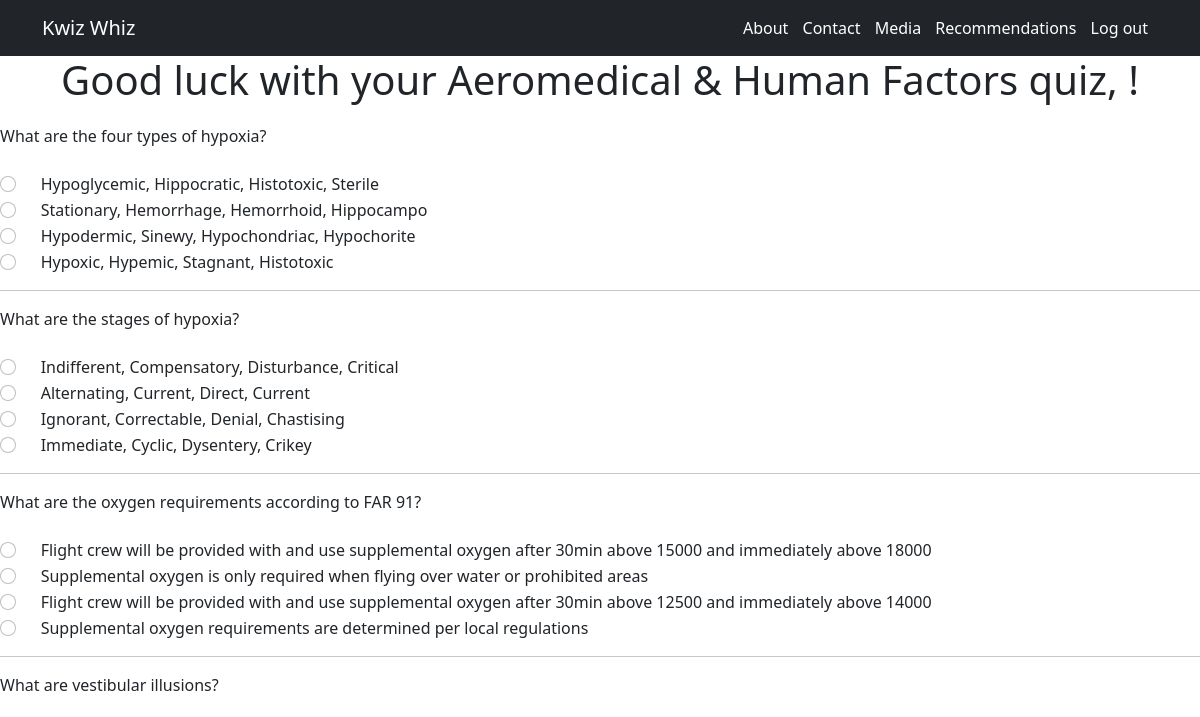
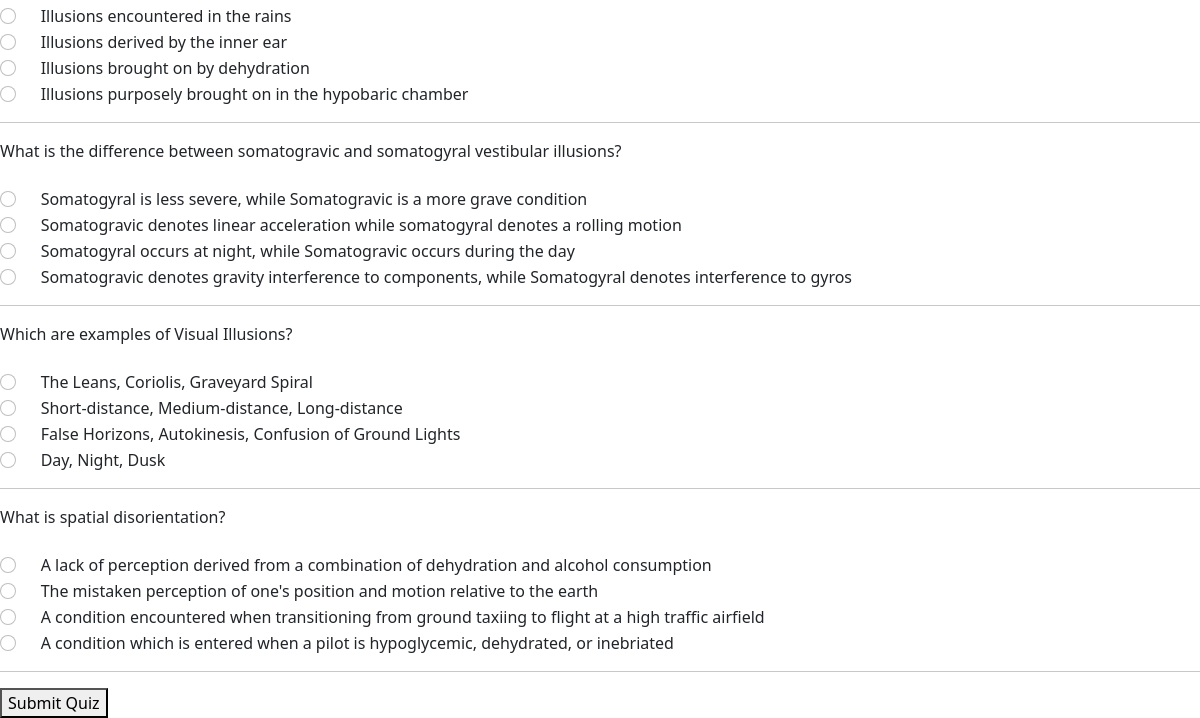
The app's page /takequiz/4, older data (2 pictures, top to bottom).
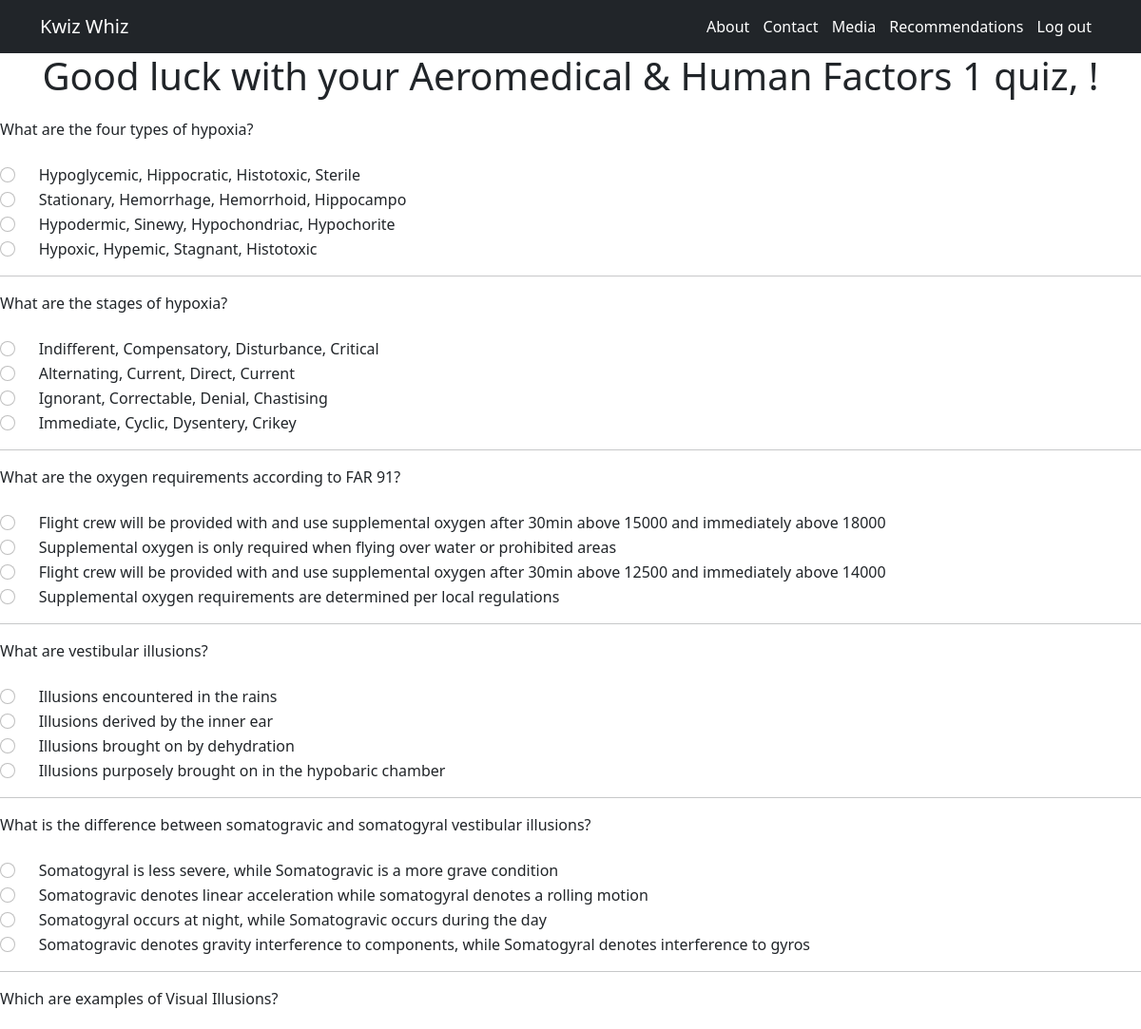
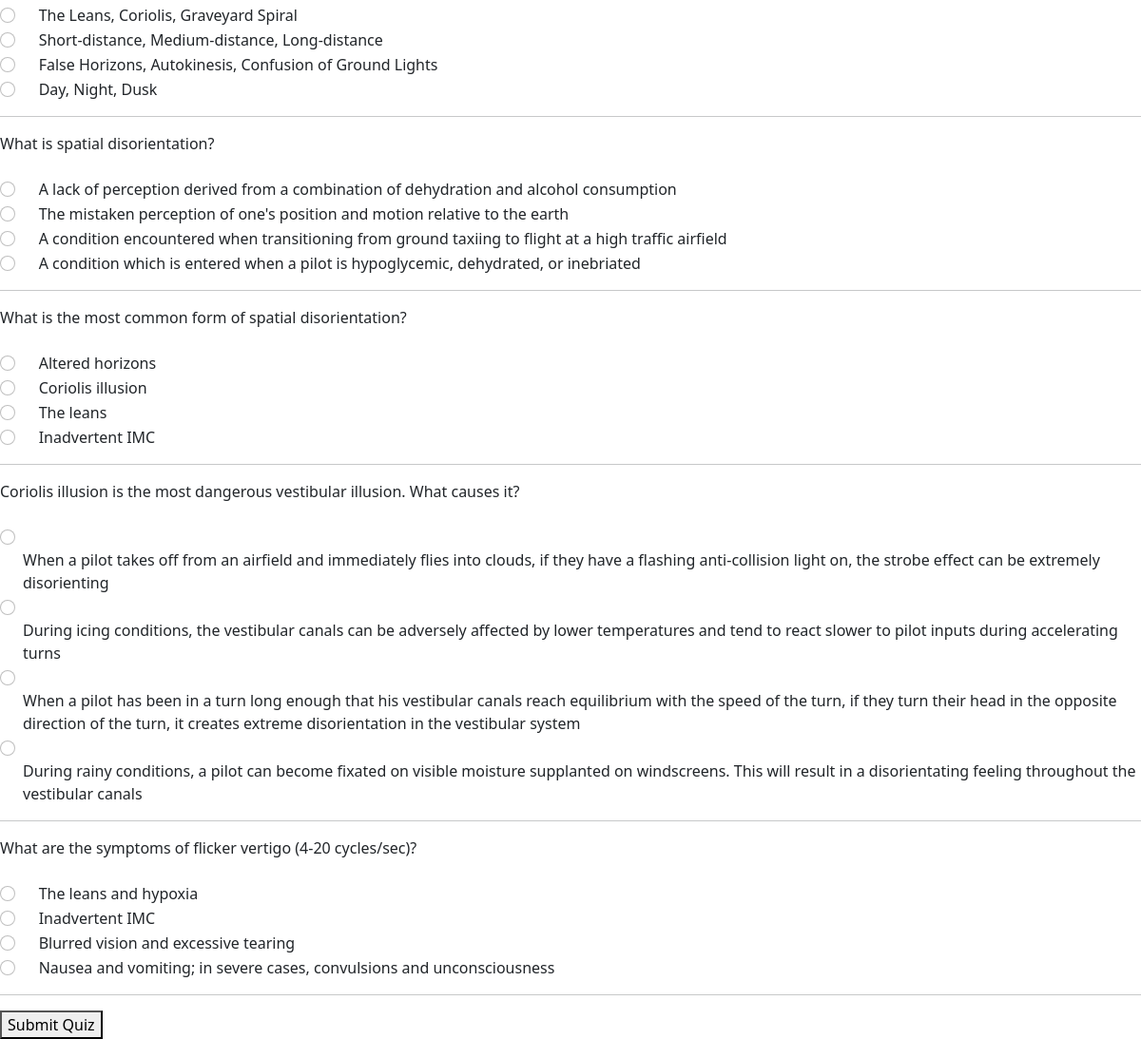
The same page, newer data (2 pictures, top to bottom).
### kwizwhiz_app/models.py (models this page shows, shortened)
class Quiz(models.Model):
    class Meta:
        verbose_name_plural = "Quizzes"
        ordering = ['id']
    topic = models.ForeignKey(Topic, related_name='quizzes', on_delete=models.DO_NOTHING)
    title = models.CharField(max_length=100, default='New Quiz')
    created_at = models.DateTimeField(auto_now_add=True)
    updated_at = models.DateTimeField(auto_now=True)

class Question(models.Model):
    class Meta:
        ordering = ['quiz']
    quiz = models.ForeignKey(Quiz, related_name='questions', on_delete=models.CASCADE)
    title = models.CharField(max_length=255)

class Answer(models.Model):
    question = models.ForeignKey(Question, related_name='answers', on_delete=models.CASCADE)
    answer_text = models.CharField(max_length=255)
    is_right = models.BooleanField(default=False)

### kwizwhiz_app/views.py (the view)
# urls.py: path('takequiz/<int:quiz_id>', views.takequiz),
def takequiz(request, quiz_id):
    quiz = Quiz.objects.get(id = quiz_id)
    questions = Question.objects.all()
    answers = Answer.objects.all()
    context = {
        "answers": answers,
        "questions": questions,
        "quiz": quiz
    }
    return render(request, "takequiz.html", context)

### kwizwhiz_app/templates/takequiz.html (shortened to what this page needs)
<!DOCTYPE html>
<html lang="en">
<head>
    <link href="https://cdn.jsdelivr.net/npm/bootstrap@5.0.2/dist/css/bootstrap.min.css" rel="stylesheet">
    {% load static %}
    <link rel="stylesheet" href="{% static 'css/index.css' %}">
</head>
<body>
    <nav class="navbar navbar-expand-lg navbar-dark bg-dark">
        <div class="container">
        <a class="navbar-brand" href="/">Kwiz Whiz</a>
            <span class="navbar-text">
                <span class="navbar-text">
                    <a href="/about">About</a>
                    <a href="/contact">Contact</a>
                    <a href="/media">Media</a>
                    <a href="/recommend">Recommendations</a>
                    <a href="/logout">Log out</a>
                </span>
            </span>
        </div>
    </nav>
    <h1>Good luck with your {{quiz.title}} quiz, {{request.session.name}}!</h1>
    <div>
        <div>
            <form method="POST" action="/processquiz/{{quiz.id}}">
            {% for question in quiz.questions.all %}
            <div><label for="question">{{question.title}}</label></div>
            <br>
                {% for answer in question.answers.all %}
                <div class="form-check">
                  <input class="form-check-input" type="radio" id="html" name="answer-{{question.id}}" value="{{answer.answer_text}}">
                   <label class="form-check-label" for="html">{{answer.answer_text}}</label>
                </div>
                {% endfor %}
            <hr>
            {% endfor %}
            <button type="submit">Submit Quiz</button>
            </form>
        </div>
    </div>
</body>
</html>

### kwizwhiz_app/static/css/index.css (style rules this page uses)
span a { padding-right: 10px; text-decoration: none; }
h5, h3, h1 { text-align: center; height: 60px; }

Row changes from the older to the newer data that the page shows:
changed Quiz: title "Aeromedical & Human Factors" → "Aeromedical & Human Factors 1"
added Question: title "What is the most common form of spatial disorientation?"
added Answer: answer_text "Altered horizons", shown under "What is the most common form of spatial disorientation?"
added Answer: answer_text "Coriolis illusion", shown under "What is the most common form of spatial disorientation?"
added Answer: answer_text "The leans", shown under "What is the most common form of spatial disorientation?"
added Answer: answer_text "Inadvertent IMC", shown under "What is the most common form of spatial disorientation?"
added Question: title "Coriolis illusion is the most dangerous vestibular illusion. What causes it?"
added Answer: answer_text "When a pilot takes off from an airfield and immediately flies into clouds, if they have a flashing anti-collision light on, the strobe effect can be extremely disorienting", shown under "Coriolis illusion is the most dangerous vestibular illusion. What causes it?"
added Answer: answer_text "During icing conditions, the vestibular canals can be adversely affected by lower temperatures and tend to react slower to pilot inputs during accelerating turns", shown under "Coriolis illusion is the most dangerous vestibular illusion. What causes it?"
added Answer: answer_text "When a pilot has been in a turn long enough that his vestibular canals reach equilibrium with the speed of the turn, if they turn their head in the opposite direction of the turn, it creates extreme disorientation in the vestibular system", shown under "Coriolis illusion is the most dangerous vestibular illusion. What causes it?"
added Answer: answer_text "During rainy conditions, a pilot can become fixated on visible moisture supplanted on windscreens. This will result in a disorientating feeling throughout the vestibular canals", shown under "Coriolis illusion is the most dangerous vestibular illusion. What causes it?"
added Question: title "What are the symptoms of flicker vertigo (4-20 cycles/sec)?"
added Answer: answer_text "The leans and hypoxia", shown under "What are the symptoms of flicker vertigo (4-20 cycles/sec)?"
added Answer: answer_text "Inadvertent IMC", shown under "What are the symptoms of flicker vertigo (4-20 cycles/sec)?"
added Answer: answer_text "Blurred vision and excessive tearing", shown under "What are the symptoms of flicker vertigo (4-20 cycles/sec)?"
added Answer: answer_text "Nausea and vomiting; in severe cases, convulsions and unconsciousness", shown under "What are the symptoms of flicker vertigo (4-20 cycles/sec)?"
